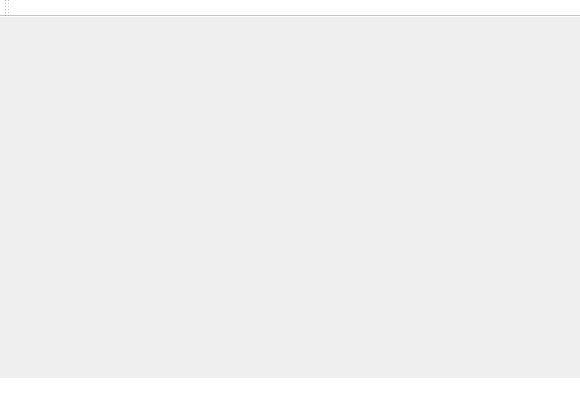
<?xml version="1.0" encoding="UTF-8"?>
<ui version="4.0">
 <class>MainWindow</class>
 <widget class="QMainWindow" name="MainWindow">
  <property name="geometry">
   <rect>
    <x>0</x>
    <y>0</y>
    <width>580</width>
    <height>400</height>
   </rect>
  </property>
  <property name="minimumSize">
   <size>
    <width>580</width>
    <height>0</height>
   </size>
  </property>
  <property name="windowTitle">
   <string>MainWindow</string>
  </property>
  <property name="styleSheet">
   <string notr="true"/>
  </property>
  <widget class="QWidget" name="centralwidget">
   <property name="styleSheet">
    <string notr="true"/>
   </property>
   <layout class="QGridLayout" name="gridLayout">
    <property name="leftMargin">
     <number>2</number>
    </property>
    <property name="topMargin">
     <number>2</number>
    </property>
    <property name="rightMargin">
     <number>2</number>
    </property>
    <property name="bottomMargin">
     <number>2</number>
    </property>
    <property name="horizontalSpacing">
     <number>6</number>
    </property>
    <item row="0" column="0">
     <widget class="QStackedWidget" name="stackedWidget">
      <property name="styleSheet">
       <string notr="true"/>
      </property>
     </widget>
    </item>
   </layout>
  </widget>
  <widget class="QMenuBar" name="menubar">
   <property name="geometry">
    <rect>
     <x>0</x>
     <y>0</y>
     <width>580</width>
     <height>22</height>
    </rect>
   </property>
   <property name="styleSheet">
    <string notr="true">background:white;color:black</string>
   </property>
  </widget>
  <widget class="QStatusBar" name="statusbar">
   <property name="styleSheet">
    <string notr="true">background:white;color:black</string>
   </property>
  </widget>
  <widget class="QToolBar" name="toolBar">
   <property name="windowTitle">
    <string>toolBar</string>
   </property>
   <property name="styleSheet">
    <string notr="true">background:white;color:black</string>
   </property>
   <attribute name="toolBarArea">
    <enum>TopToolBarArea</enum>
   </attribute>
   <attribute name="toolBarBreak">
    <bool>false</bool>
   </attribute>
  </widget>
 </widget>
 <resources/>
 <connections/>
</ui>
